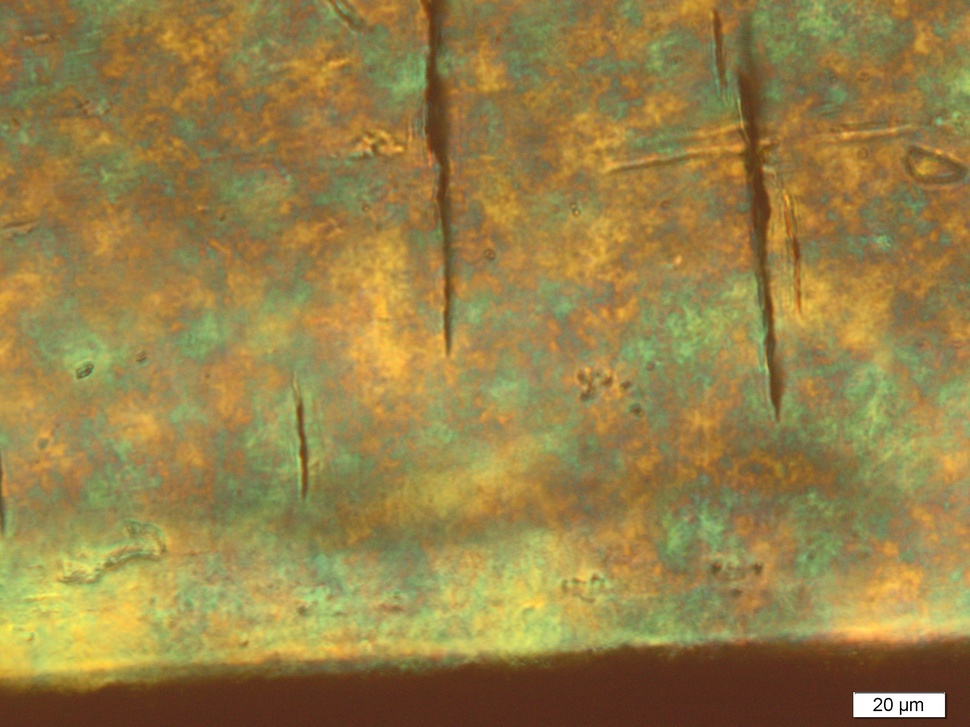
#> input picture Python/Image_analysis/crack.jpeg, 970 x 727 px, shrunk from 2560 x 1920 before the run, found by its file name
$ jupyter execute POM_to_gray.ipynb
#> lines starting #> are read from the running program, lines starting #| are printed output that depends on the picture
[cell 1]
import cv2
import matplotlib.pyplot as plt
import numpy as np

[cell 2]
plt.rcParams["axes.labelsize"] = 25
plt.rcParams["axes.titlesize"] = 20
plt.rcParams["axes.linewidth"] = 1
plt.rcParams["axes.titlepad"] = 25
plt.rcParams["axes.labelpad"] = 10
plt.rc("xtick.major", width=2, size=5, pad=10)
plt.rc("ytick.major", width=2, size=5, pad=10)
plt.rc("xtick", labelsize=15, direction="out")
plt.rc("ytick", labelsize=15, direction="out")

[cell 3]
input_file = "/workspaces/python-dev/project/Experiment-Analysis/Python/Image_analysis/crack.jpeg"
outputfile = "/workspaces/python-dev/project/Experiment-Analysis/Python/Image_analysis/crack_grayscale.jpeg"

src = cv2.imread(input_file)
#> src is the input picture: shape (727, 970, 3); mean B, G, R 71.6, 128.8, 151.1

# grayscale
cvtcolor_result = cv2.cvtColor(src, cv2.COLOR_BGR2GRAY)
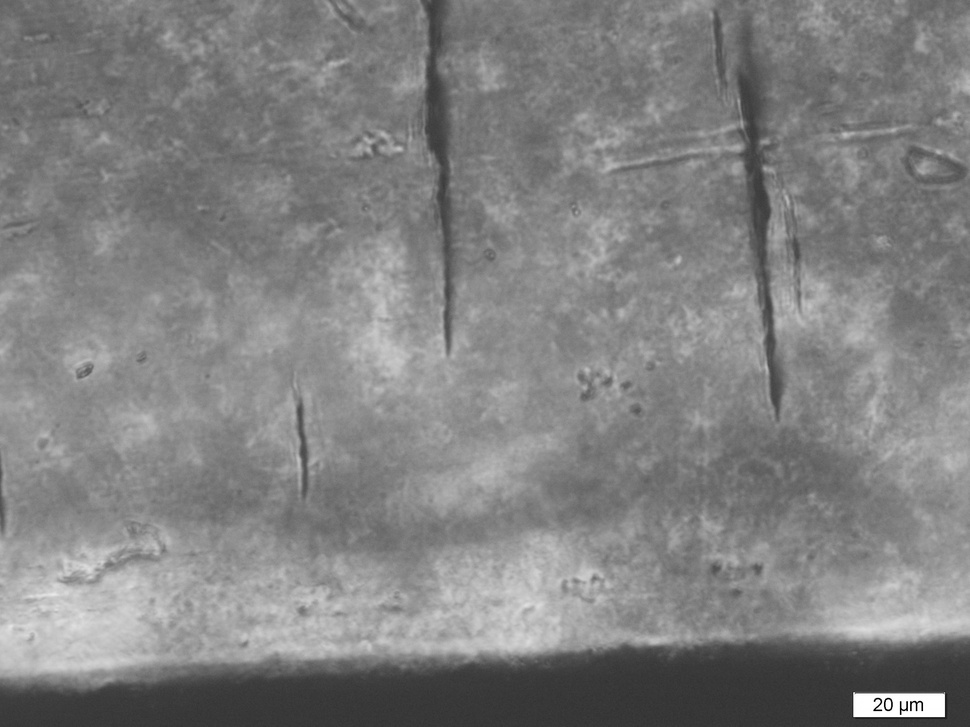
#> cvtcolor_result: shape (727, 970); min 0, max 255, mean 129

cv2.imwrite(
    outputfile,
    cvtcolor_result,
)

# ----------------------------------------
# graph(1920x2560)
fig, ax = plt.subplots()

ax.imshow(cvtcolor_result, cmap="gray")
# ax.axis("off")
ax.set_title("Grayscale image")
ax.set_xlabel("$X$")
ax.set_ylabel("$Y$")
ax.set_xlim(0, cvtcolor_result.shape[1])
ax.set_ylim(cvtcolor_result.shape[0], 0)
#> Out = (727, 0)
# [9 lines of commented-out code are left out]
